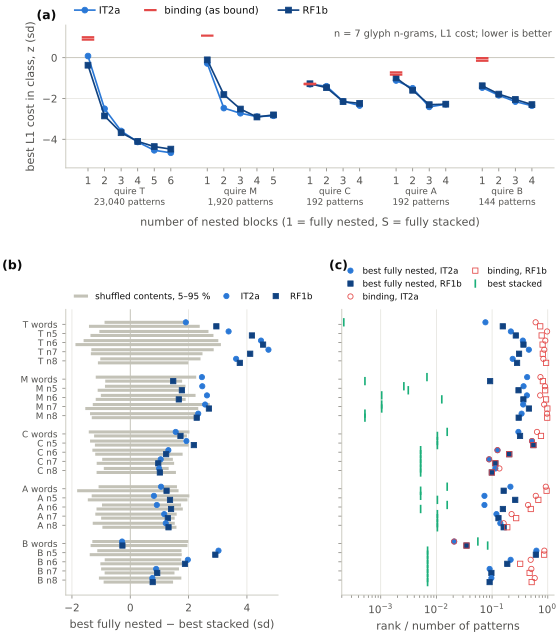

Reproduce this figure in Python.
"""Alternative nesting patterns (record §19): does any other way of gathering a
quire's sheets do as well as the stacked optimum?  Source: data/quire_order_nesting_{Q}.json
(L1 cost only -- the cluster family is biased toward stacked patterns in this space).

(a) best L1 cost per number of nested blocks (1 = fully nested ... S = fully stacked),
    standardised within the quire's candidate set, n = 7 glyph n-grams, both transcriptions;
    the binding marked.
(b) margin by which the best fully nested order trails the best stacked order (sd) per
    quire x unit, against the 5-95 % band of the same margin on shuffled contents.
(c) rank of the best fully nested order and of the binding among all patterns (log scale).
"""
import json
import os

import numpy as np
from style import *  # noqa: F401,F403

HERE = os.path.dirname(os.path.abspath(__file__))
DATA = os.path.join(HERE, "..", "data")
QUIRES = ["T", "M", "C", "A", "B"]
UNITS = ["words", "n5", "n6", "n7", "n8"]
UNIT_LABEL = {"words": "words", "n5": "n5", "n6": "n6", "n7": "n7", "n8": "n8"}
TR = [("IT2a", C_IT2A, MARK_IT2A), ("RF1b", C_RF1B, MARK_RF1B)]

R = {q: json.load(open(os.path.join(DATA, f"quire_order_nesting_{q}.json"))) for q in QUIRES}

fig = plt.figure(figsize=(W_FULL, 7.4))
gs = fig.add_gridspec(2, 2, height_ratios=[0.8, 1.6], hspace=0.66, wspace=0.30)
axa = fig.add_subplot(gs[0, :])
axb = fig.add_subplot(gs[1, 0])
axc = fig.add_subplot(gs[1, 1])

# ---- (a) best z by number of blocks, n7 ------------------------------------------
offs = {"T": 0, "M": 1, "C": 2, "A": 3, "B": 4}
xpos = {}
x0 = 0.0
for q in QUIRES:
    S = R[q]["IT2a"]["S"]
    xpos[q] = x0 + np.arange(1, S + 1)
    x0 += S + 1.2
for q in QUIRES:
    S = R[q]["IT2a"]["S"]
    for tr, col, mk in TR:
        L = R[q][tr]["n7"]["L1"]
        z = np.array([(L["best_by_nblocks"][str(b)] - L["mean"]) / L["sd"] for b in range(1, S + 1)])
        axa.plot(xpos[q], z, marker=mk, color=col, ms=4.2, lw=1.2,
                 label=tr if q == "T" else None, zorder=3)
        axa.plot(xpos[q][0], L["z_bound"], marker="_", color=C_NESTED, ms=9, mew=1.6, lw=0,
                 label="binding (as bound)" if (q == "T" and tr == "IT2a") else None, zorder=4)
    axa.text(xpos[q].mean(), -0.13, f"quire {q}\n{R[q]['IT2a']['n_patterns']:,} patterns",
             transform=axa.get_xaxis_transform(), ha="center", va="top", fontsize=6.4, color=INK2)
axa.axhline(0, color=AXIS, lw=0.6, zorder=1)
axa.set_xticks(np.concatenate([xpos[q] for q in QUIRES]))
axa.set_xticklabels([str(b) for q in QUIRES for b in range(1, R[q]["IT2a"]["S"] + 1)])
axa.set_xlabel("number of nested blocks (1 = fully nested, S = fully stacked)", labelpad=22)
axa.set_ylabel("best L1 cost in class, z (sd)")
axa.set_ylim(-5.4, 1.6)
axa.legend(loc="lower left", ncol=3, bbox_to_anchor=(0.0, 1.0), handletextpad=0.4)
axa.text(0.995, 0.97, "n = 7 glyph n-grams, L1 cost; lower is better",
         transform=axa.transAxes, ha="right", va="top", fontsize=7, color=INK2)
panel_label(axa, "(a)", x=-0.06, y=1.02)

# ---- (b) nested - stacked margin vs null band ------------------------------------
ypos = []
ylab = []
y = 0
for q in QUIRES:
    for u in UNITS:
        ypos.append(y)
        ylab.append(f"{q} {UNIT_LABEL[u]}")
        for k, (tr, col, mk) in enumerate(TR):
            L = R[q][tr][u]["L1"]
            lo, med, hi = L["null_nms_q"]
            dy = -0.22 if k == 0 else 0.22
            axb.plot([lo, hi], [y + dy, y + dy], color=C_NULL, lw=2.2, solid_capstyle="butt", zorder=1,
                     label="shuffled contents, 5–95 %" if (q == "T" and u == "words" and k == 0) else None)
            axb.plot(L["nested_minus_stacked_sd"], y + dy, marker=mk, color=col, ms=3.8, lw=0, zorder=3,
                     label=tr if (q == "T" and u == "words") else None)
        y += 1
    y += 1.0
axb.axvline(0, color=AXIS, lw=0.6)
axb.set_yticks(ypos)
axb.set_yticklabels(ylab, fontsize=6.4)
axb.invert_yaxis()
axb.set_xlabel("best fully nested − best stacked (sd)")
axb.grid(False)
axb.grid(True, axis="x")
axb.legend(loc="lower left", bbox_to_anchor=(0.0, 1.0), ncol=3, fontsize=6.4, handlelength=1.6, columnspacing=1.0)
panel_label(axb, "(b)", x=-0.30, y=1.13)

# ---- (c) ranks of best nested and binding among all patterns ----------------------
y = 0
ypos_c = []
for q in QUIRES:
    N = R[q]["IT2a"]["n_patterns"]
    for u in UNITS:
        ypos_c.append(y)
        for k, (tr, col, mk) in enumerate(TR):
            L = R[q][tr][u]["L1"]
            dy = -0.22 if k == 0 else 0.22
            axc.plot(L["nested_rank"] / N, y + dy, marker=mk, color=col, ms=3.8, lw=0, zorder=3,
                     label=f"best fully nested, {tr}" if (q == "T" and u == "words") else None)
            axc.plot(L["bound_rank"] / N, y + dy, marker=mk, mfc="none", color=C_NESTED, ms=3.8, lw=0,
                     zorder=3, label=f"binding, {tr}" if (q == "T" and u == "words") else None)
            axc.plot(L["stacked_rank"] / N, y + dy, marker="|", color=C_STACKED, ms=6, mew=1.2, lw=0,
                     zorder=4, label="best stacked" if (q == "T" and u == "words" and k == 0) else None)
        y += 1
    y += 1.0
axc.set_xscale("log")
axc.set_xlim(2e-4, 1.3)
axc.set_xlabel("rank / number of patterns")
axc.set_yticks(ypos_c)
axc.set_yticklabels([])
axc.invert_yaxis()
axc.grid(False)
axc.grid(True, axis="x")
h, l = axc.get_legend_handles_labels()
order = [0, 3, 1, 4, 2]
axc.legend([h[i] for i in order], [l[i] for i in order], loc="lower left", bbox_to_anchor=(-0.02, 1.0), ncol=2, fontsize=6.2, handlelength=1.2, columnspacing=1.0)
panel_label(axc, "(c)", x=-0.06, y=1.13)

save(fig, "fig_nesting")
